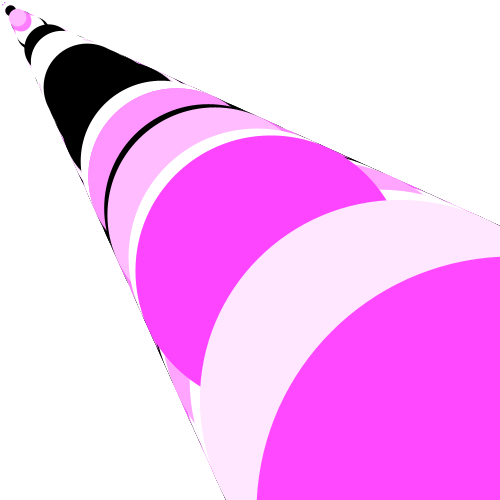
Frame 1 (no input)
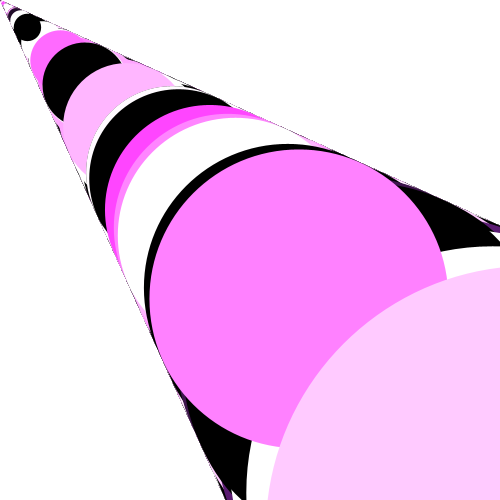
Frame 60 (the mouse pressed at the canvas centre just before this capture)
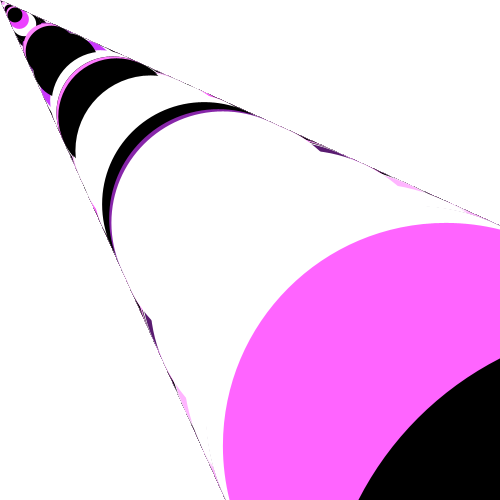
Frame 120 (the mouse held since frame 60 and released just before this capture)

The Processing sketch that drew these frames (run headless with seeded random() and noise(); from frame 60 on, the mouse is pressed at the canvas centre):

// Processing sketch: tube
// ── tube.pde
int r = 4;
int g = 5;
int b = 5;
int x = 5;
int y = 7;
int d = 2;

void setup() {
  size(500, 500);
  background(255);
  noStroke();
}

void draw() {
  for (int i = 0; i < 500; i++) {
    float rd = random(-250, 500);
    ellipse(i+rd, i+rd, i+rd, i+rd);
    fill(r*rd, g+rd, b*rd);
  }
}
